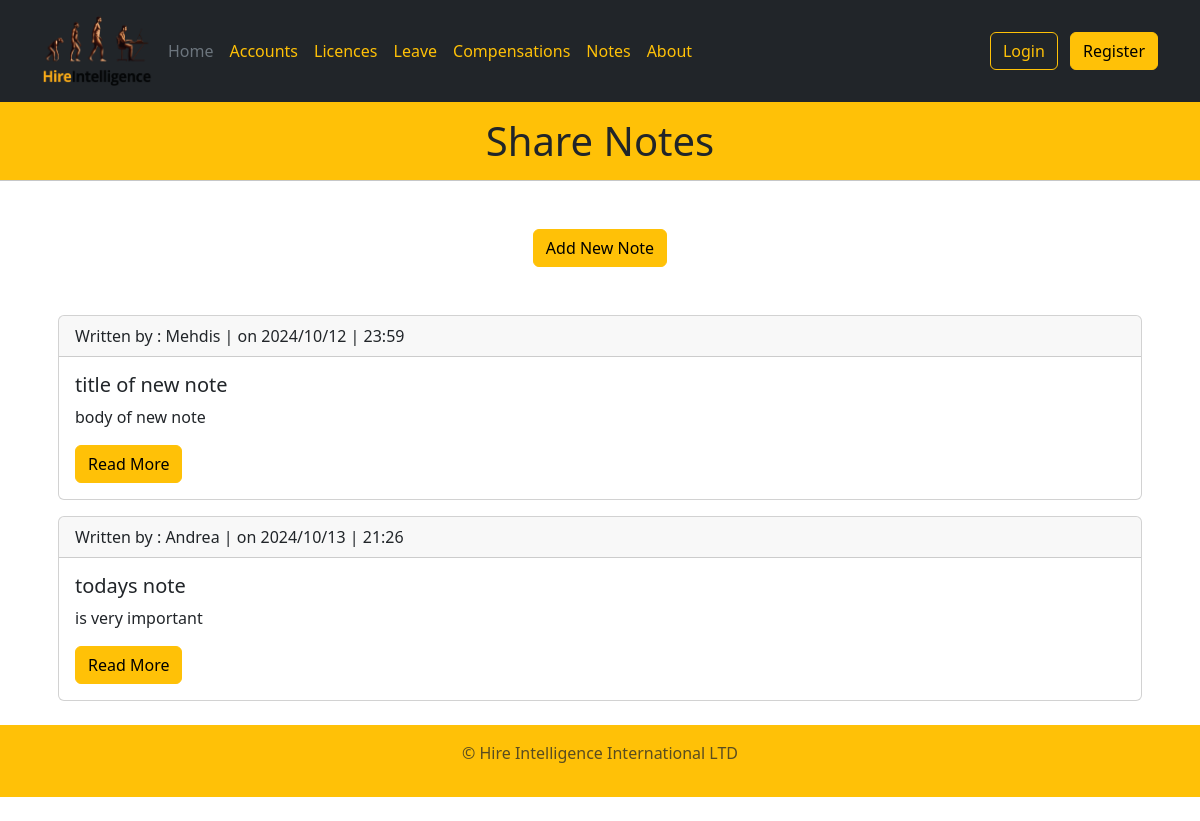
The app's page /share_notes, older data.
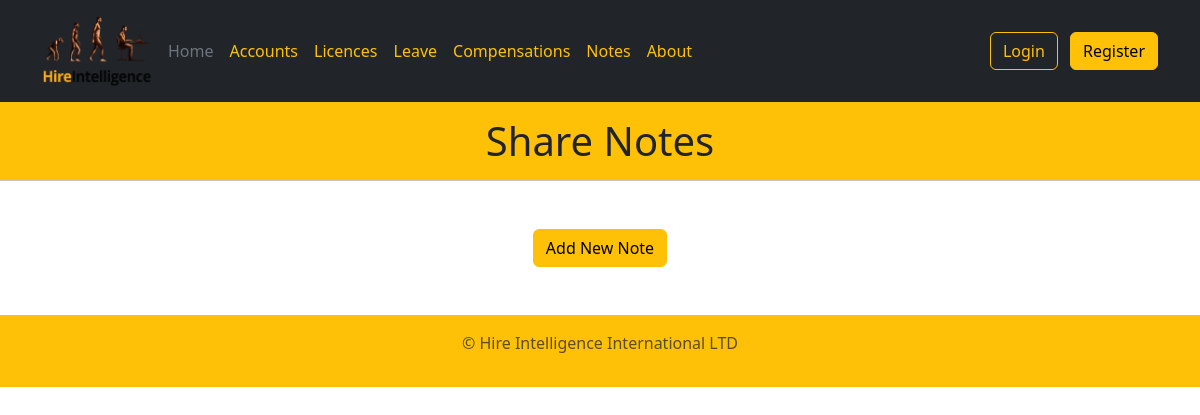
The same page, newer data.
### models.py (models this page shows)
class ShareNotes(db.Model):
    id = db.Column(db.Integer, primary_key = True, autoincrement=True)
    date = db.Column(db.DateTime(timezone=True))
    title = db.Column(db.String, nullable=False)
    note = db.Column(db.String, nullable=False)
    author = db.Column(db.String)

### views.py (the view)
    @app.route("/share_notes", methods=("GET", "POST"))
    def share_notes():
        notes_list = list(ShareNotes.query.all())
        notes_list = sorted(notes_list, key=lambda x: x.date)
        return render_template("share-notes.html", title="Share Notes",
            year=datetime.now().year, notes_list=notes_list)

### templates/share-notes.html (shortened to what this page needs)
{% extends "base.html" %}
{% block content %}
<h1 class="text-center">{{title}}</h1>
<hr class="mb-5">
<div class="mt-5 d-flex justify-content-center m-5">
    <a href="{{url_for('add_notes')}}">
        <button class="btn btn-warning">Add New Note</button>
    </a>
</div>
<div class="container">
   <div>
        {% for item in notes_list %}
    <div class="card m-3">
        <div class="card-header">
          Written by : {{item.author | capitalize() }}
          | on {{item.date.strftime("%Y/%m/%d | %H:%M")}}
        </div>
        <div class="card-body">
          <h5 class="card-title">{{item.title}}</h5>
          <p class="card-text">{{item.note}}</p>
          <a href="#" class="btn btn-warning">Read More</a>
        </div>
      </div>
        {% endfor %}
   </div>
</div>
{% endblock %}

Row changes from the older to the newer data that the page shows:
removed ShareNotes: author "Mehdis", date "2024/10/12 | 23:59", title "title of new note", note "body of new note"
removed ShareNotes: author "Andrea", date "2024/10/13 | 21:26", title "todays note", note "is very important"
